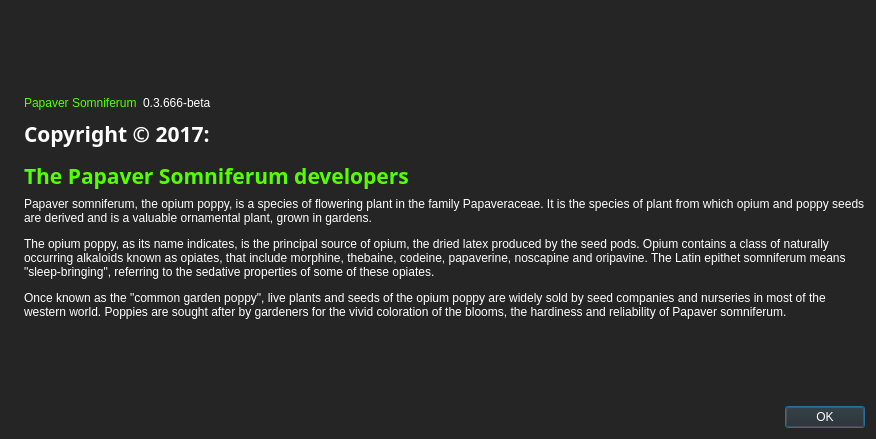
<?xml version="1.0" encoding="UTF-8"?>
<ui version="4.0">
 <class>AboutDialog</class>
 <widget class="QDialog" name="AboutDialog">
  <property name="geometry">
   <rect>
    <x>0</x>
    <y>0</y>
    <width>876</width>
    <height>439</height>
   </rect>
  </property>
  <property name="palette">
   <palette>
    <active>
     <colorrole role="WindowText">
      <brush brushstyle="SolidPattern">
       <color alpha="255">
        <red>255</red>
        <green>255</green>
        <blue>255</blue>
       </color>
      </brush>
     </colorrole>
     <colorrole role="Button">
      <brush brushstyle="SolidPattern">
       <color alpha="255">
        <red>37</red>
        <green>37</green>
        <blue>37</blue>
       </color>
      </brush>
     </colorrole>
     <colorrole role="Light">
      <brush brushstyle="SolidPattern">
       <color alpha="255">
        <red>55</red>
        <green>55</green>
        <blue>55</blue>
       </color>
      </brush>
     </colorrole>
     <colorrole role="Midlight">
      <brush brushstyle="SolidPattern">
       <color alpha="255">
        <red>46</red>
        <green>46</green>
        <blue>46</blue>
       </color>
      </brush>
     </colorrole>
     <colorrole role="Dark">
      <brush brushstyle="SolidPattern">
       <color alpha="255">
        <red>18</red>
        <green>18</green>
        <blue>18</blue>
       </color>
      </brush>
     </colorrole>
     <colorrole role="Mid">
      <brush brushstyle="SolidPattern">
       <color alpha="255">
        <red>24</red>
        <green>24</green>
        <blue>24</blue>
       </color>
      </brush>
     </colorrole>
     <colorrole role="Text">
      <brush brushstyle="SolidPattern">
       <color alpha="255">
        <red>255</red>
        <green>255</green>
        <blue>255</blue>
       </color>
      </brush>
     </colorrole>
     <colorrole role="BrightText">
      <brush brushstyle="SolidPattern">
       <color alpha="255">
        <red>255</red>
        <green>255</green>
        <blue>255</blue>
       </color>
      </brush>
     </colorrole>
     <colorrole role="ButtonText">
      <brush brushstyle="SolidPattern">
       <color alpha="255">
        <red>255</red>
        <green>255</green>
        <blue>255</blue>
       </color>
      </brush>
     </colorrole>
     <colorrole role="Base">
      <brush brushstyle="SolidPattern">
       <color alpha="255">
        <red>0</red>
        <green>0</green>
        <blue>0</blue>
       </color>
      </brush>
     </colorrole>
     <colorrole role="Window">
      <brush brushstyle="SolidPattern">
       <color alpha="255">
        <red>37</red>
        <green>37</green>
        <blue>37</blue>
       </color>
      </brush>
     </colorrole>
     <colorrole role="Shadow">
      <brush brushstyle="SolidPattern">
       <color alpha="255">
        <red>0</red>
        <green>0</green>
        <blue>0</blue>
       </color>
      </brush>
     </colorrole>
     <colorrole role="AlternateBase">
      <brush brushstyle="SolidPattern">
       <color alpha="255">
        <red>18</red>
        <green>18</green>
        <blue>18</blue>
       </color>
      </brush>
     </colorrole>
     <colorrole role="ToolTipBase">
      <brush brushstyle="SolidPattern">
       <color alpha="255">
        <red>255</red>
        <green>255</green>
        <blue>220</blue>
       </color>
      </brush>
     </colorrole>
     <colorrole role="ToolTipText">
      <brush brushstyle="SolidPattern">
       <color alpha="255">
        <red>0</red>
        <green>0</green>
        <blue>0</blue>
       </color>
      </brush>
     </colorrole>
    </active>
    <inactive>
     <colorrole role="WindowText">
      <brush brushstyle="SolidPattern">
       <color alpha="255">
        <red>255</red>
        <green>255</green>
        <blue>255</blue>
       </color>
      </brush>
     </colorrole>
     <colorrole role="Button">
      <brush brushstyle="SolidPattern">
       <color alpha="255">
        <red>37</red>
        <green>37</green>
        <blue>37</blue>
       </color>
      </brush>
     </colorrole>
     <colorrole role="Light">
      <brush brushstyle="SolidPattern">
       <color alpha="255">
        <red>55</red>
        <green>55</green>
        <blue>55</blue>
       </color>
      </brush>
     </colorrole>
     <colorrole role="Midlight">
      <brush brushstyle="SolidPattern">
       <color alpha="255">
        <red>46</red>
        <green>46</green>
        <blue>46</blue>
       </color>
      </brush>
     </colorrole>
     <colorrole role="Dark">
      <brush brushstyle="SolidPattern">
       <color alpha="255">
        <red>18</red>
        <green>18</green>
        <blue>18</blue>
       </color>
      </brush>
     </colorrole>
     <colorrole role="Mid">
      <brush brushstyle="SolidPattern">
       <color alpha="255">
        <red>24</red>
        <green>24</green>
        <blue>24</blue>
       </color>
      </brush>
     </colorrole>
     <colorrole role="Text">
      <brush brushstyle="SolidPattern">
       <color alpha="255">
        <red>255</red>
        <green>255</green>
        <blue>255</blue>
       </color>
      </brush>
     </colorrole>
     <colorrole role="BrightText">
      <brush brushstyle="SolidPattern">
       <color alpha="255">
        <red>255</red>
        <green>255</green>
        <blue>255</blue>
       </color>
      </brush>
     </colorrole>
     <colorrole role="ButtonText">
      <brush brushstyle="SolidPattern">
       <color alpha="255">
        <red>255</red>
        <green>255</green>
        <blue>255</blue>
       </color>
      </brush>
     </colorrole>
     <colorrole role="Base">
      <brush brushstyle="SolidPattern">
       <color alpha="255">
        <red>0</red>
        <green>0</green>
        <blue>0</blue>
       </color>
      </brush>
     </colorrole>
     <colorrole role="Window">
      <brush brushstyle="SolidPattern">
       <color alpha="255">
        <red>37</red>
        <green>37</green>
        <blue>37</blue>
       </color>
      </brush>
     </colorrole>
     <colorrole role="Shadow">
      <brush brushstyle="SolidPattern">
       <color alpha="255">
        <red>0</red>
        <green>0</green>
        <blue>0</blue>
       </color>
      </brush>
     </colorrole>
     <colorrole role="AlternateBase">
      <brush brushstyle="SolidPattern">
       <color alpha="255">
        <red>18</red>
        <green>18</green>
        <blue>18</blue>
       </color>
      </brush>
     </colorrole>
     <colorrole role="ToolTipBase">
      <brush brushstyle="SolidPattern">
       <color alpha="255">
        <red>255</red>
        <green>255</green>
        <blue>220</blue>
       </color>
      </brush>
     </colorrole>
     <colorrole role="ToolTipText">
      <brush brushstyle="SolidPattern">
       <color alpha="255">
        <red>0</red>
        <green>0</green>
        <blue>0</blue>
       </color>
      </brush>
     </colorrole>
    </inactive>
    <disabled>
     <colorrole role="WindowText">
      <brush brushstyle="SolidPattern">
       <color alpha="255">
        <red>18</red>
        <green>18</green>
        <blue>18</blue>
       </color>
      </brush>
     </colorrole>
     <colorrole role="Button">
      <brush brushstyle="SolidPattern">
       <color alpha="255">
        <red>37</red>
        <green>37</green>
        <blue>37</blue>
       </color>
      </brush>
     </colorrole>
     <colorrole role="Light">
      <brush brushstyle="SolidPattern">
       <color alpha="255">
        <red>55</red>
        <green>55</green>
        <blue>55</blue>
       </color>
      </brush>
     </colorrole>
     <colorrole role="Midlight">
      <brush brushstyle="SolidPattern">
       <color alpha="255">
        <red>46</red>
        <green>46</green>
        <blue>46</blue>
       </color>
      </brush>
     </colorrole>
     <colorrole role="Dark">
      <brush brushstyle="SolidPattern">
       <color alpha="255">
        <red>18</red>
        <green>18</green>
        <blue>18</blue>
       </color>
      </brush>
     </colorrole>
     <colorrole role="Mid">
      <brush brushstyle="SolidPattern">
       <color alpha="255">
        <red>24</red>
        <green>24</green>
        <blue>24</blue>
       </color>
      </brush>
     </colorrole>
     <colorrole role="Text">
      <brush brushstyle="SolidPattern">
       <color alpha="255">
        <red>18</red>
        <green>18</green>
        <blue>18</blue>
       </color>
      </brush>
     </colorrole>
     <colorrole role="BrightText">
      <brush brushstyle="SolidPattern">
       <color alpha="255">
        <red>255</red>
        <green>255</green>
        <blue>255</blue>
       </color>
      </brush>
     </colorrole>
     <colorrole role="ButtonText">
      <brush brushstyle="SolidPattern">
       <color alpha="255">
        <red>18</red>
        <green>18</green>
        <blue>18</blue>
       </color>
      </brush>
     </colorrole>
     <colorrole role="Base">
      <brush brushstyle="SolidPattern">
       <color alpha="255">
        <red>37</red>
        <green>37</green>
        <blue>37</blue>
       </color>
      </brush>
     </colorrole>
     <colorrole role="Window">
      <brush brushstyle="SolidPattern">
       <color alpha="255">
        <red>37</red>
        <green>37</green>
        <blue>37</blue>
       </color>
      </brush>
     </colorrole>
     <colorrole role="Shadow">
      <brush brushstyle="SolidPattern">
       <color alpha="255">
        <red>0</red>
        <green>0</green>
        <blue>0</blue>
       </color>
      </brush>
     </colorrole>
     <colorrole role="AlternateBase">
      <brush brushstyle="SolidPattern">
       <color alpha="255">
        <red>37</red>
        <green>37</green>
        <blue>37</blue>
       </color>
      </brush>
     </colorrole>
     <colorrole role="ToolTipBase">
      <brush brushstyle="SolidPattern">
       <color alpha="255">
        <red>255</red>
        <green>255</green>
        <blue>220</blue>
       </color>
      </brush>
     </colorrole>
     <colorrole role="ToolTipText">
      <brush brushstyle="SolidPattern">
       <color alpha="255">
        <red>0</red>
        <green>0</green>
        <blue>0</blue>
       </color>
      </brush>
     </colorrole>
    </disabled>
   </palette>
  </property>
  <property name="windowTitle">
   <string>About Papaver somniferum</string>
  </property>
  <layout class="QHBoxLayout" name="horizontalLayout_2">
   <item>
    <widget class="QLabel" name="label_4">
     <property name="sizePolicy">
      <sizepolicy hsizetype="Preferred" vsizetype="Ignored">
       <horstretch>0</horstretch>
       <verstretch>0</verstretch>
      </sizepolicy>
     </property>
     <property name="pixmap">
      <pixmap resource="../bitcoin.qrc">:/images/about</pixmap>
     </property>
    </widget>
   </item>
   <item>
    <layout class="QVBoxLayout" name="verticalLayout_2">
     <item>
      <spacer name="verticalSpacer_2">
       <property name="orientation">
        <enum>Qt::Vertical</enum>
       </property>
       <property name="sizeHint" stdset="0">
        <size>
         <width>20</width>
         <height>40</height>
        </size>
       </property>
      </spacer>
     </item>
     <item>
      <layout class="QHBoxLayout" name="horizontalLayout">
       <item>
        <widget class="QLabel" name="label">
         <property name="cursor">
          <cursorShape>IBeamCursor</cursorShape>
         </property>
         <property name="text">
          <string>&lt;html&gt;&lt;head/&gt;&lt;body&gt;&lt;p&gt;&lt;span style=&quot; color:#55ff00;&quot;&gt;Papaver Somniferum&lt;/span&gt;&lt;/p&gt;&lt;/body&gt;&lt;/html&gt;</string>
         </property>
         <property name="textInteractionFlags">
          <set>Qt::LinksAccessibleByMouse|Qt::TextSelectableByKeyboard|Qt::TextSelectableByMouse</set>
         </property>
        </widget>
       </item>
       <item>
        <widget class="QLabel" name="versionLabel">
         <property name="cursor">
          <cursorShape>IBeamCursor</cursorShape>
         </property>
         <property name="text">
          <string notr="true">0.3.666-beta</string>
         </property>
         <property name="textInteractionFlags">
          <set>Qt::LinksAccessibleByMouse|Qt::TextSelectableByKeyboard|Qt::TextSelectableByMouse</set>
         </property>
        </widget>
       </item>
       <item>
        <spacer name="horizontalSpacer">
         <property name="orientation">
          <enum>Qt::Horizontal</enum>
         </property>
         <property name="sizeHint" stdset="0">
          <size>
           <width>40</width>
           <height>20</height>
          </size>
         </property>
        </spacer>
       </item>
      </layout>
     </item>
     <item>
      <widget class="QLabel" name="copyrightLabel">
       <property name="font">
        <font>
         <family>MS PGothic</family>
         <pointsize>18</pointsize>
         <weight>75</weight>
         <bold>true</bold>
        </font>
       </property>
       <property name="cursor">
        <cursorShape>IBeamCursor</cursorShape>
       </property>
       <property name="text">
        <string>&lt;html&gt;&lt;head/&gt;&lt;body&gt;&lt;p&gt;&lt;span style=&quot; font-size:16pt;&quot;&gt;Copyright © 2017: &lt;/span&gt;&lt;/p&gt;&lt;p&gt;&lt;span style=&quot; font-size:16pt; color:#55ff00;&quot;&gt;The Papaver Somniferum developers&lt;/span&gt;&lt;/p&gt;&lt;/body&gt;&lt;/html&gt;</string>
       </property>
       <property name="textInteractionFlags">
        <set>Qt::LinksAccessibleByMouse|Qt::TextSelectableByKeyboard|Qt::TextSelectableByMouse</set>
       </property>
      </widget>
     </item>
     <item>
      <widget class="QLabel" name="label_2">
       <property name="cursor">
        <cursorShape>IBeamCursor</cursorShape>
       </property>
       <property name="text">
        <string>&lt;html&gt;&lt;head/&gt;&lt;body&gt;&lt;p&gt;&lt;span style=&quot; color:#ffffff;&quot;&gt;Papaver somniferum, the opium poppy, is a species of flowering plant in the family Papaveraceae. It is the species of plant from which opium and poppy seeds are derived and is a valuable ornamental plant, grown in gardens.&lt;/span&gt;&lt;/p&gt;&lt;p&gt;&lt;span style=&quot; color:#ffffff;&quot;&gt;The opium poppy, as its name indicates, is the principal source of opium, the dried latex produced by the seed pods. Opium contains a class of naturally occurring alkaloids known as opiates, that include morphine, thebaine, codeine, papaverine, noscapine and oripavine. The Latin epithet somniferum means &amp;quot;sleep-bringing&amp;quot;, referring to the sedative properties of some of these opiates.&lt;/span&gt;&lt;/p&gt;&lt;p&gt;&lt;span style=&quot; color:#ffffff;&quot;&gt;Once known as the &amp;quot;common garden poppy&amp;quot;, live plants and seeds of the opium poppy are widely sold by seed companies and nurseries in most of the western world. Poppies are sought after by gardeners for the vivid coloration of the blooms, the hardiness and reliability of Papaver somniferum.&lt;/span&gt;&lt;/p&gt;&lt;/body&gt;&lt;/html&gt;</string>
       </property>
       <property name="wordWrap">
        <bool>true</bool>
       </property>
       <property name="textInteractionFlags">
        <set>Qt::LinksAccessibleByMouse|Qt::TextSelectableByKeyboard|Qt::TextSelectableByMouse</set>
       </property>
      </widget>
     </item>
     <item>
      <spacer name="verticalSpacer">
       <property name="orientation">
        <enum>Qt::Vertical</enum>
       </property>
       <property name="sizeHint" stdset="0">
        <size>
         <width>20</width>
         <height>40</height>
        </size>
       </property>
      </spacer>
     </item>
     <item>
      <widget class="QDialogButtonBox" name="buttonBox">
       <property name="orientation">
        <enum>Qt::Horizontal</enum>
       </property>
       <property name="standardButtons">
        <set>QDialogButtonBox::Ok</set>
       </property>
      </widget>
     </item>
    </layout>
   </item>
  </layout>
 </widget>
 <resources>
  <include location="../bitcoin.qrc"/>
 </resources>
 <connections>
  <connection>
   <sender>buttonBox</sender>
   <signal>accepted()</signal>
   <receiver>AboutDialog</receiver>
   <slot>accept()</slot>
   <hints>
    <hint type="sourcelabel">
     <x>360</x>
     <y>308</y>
    </hint>
    <hint type="destinationlabel">
     <x>157</x>
     <y>274</y>
    </hint>
   </hints>
  </connection>
  <connection>
   <sender>buttonBox</sender>
   <signal>rejected()</signal>
   <receiver>AboutDialog</receiver>
   <slot>reject()</slot>
   <hints>
    <hint type="sourcelabel">
     <x>428</x>
     <y>308</y>
    </hint>
    <hint type="destinationlabel">
     <x>286</x>
     <y>274</y>
    </hint>
   </hints>
  </connection>
 </connections>
</ui>
